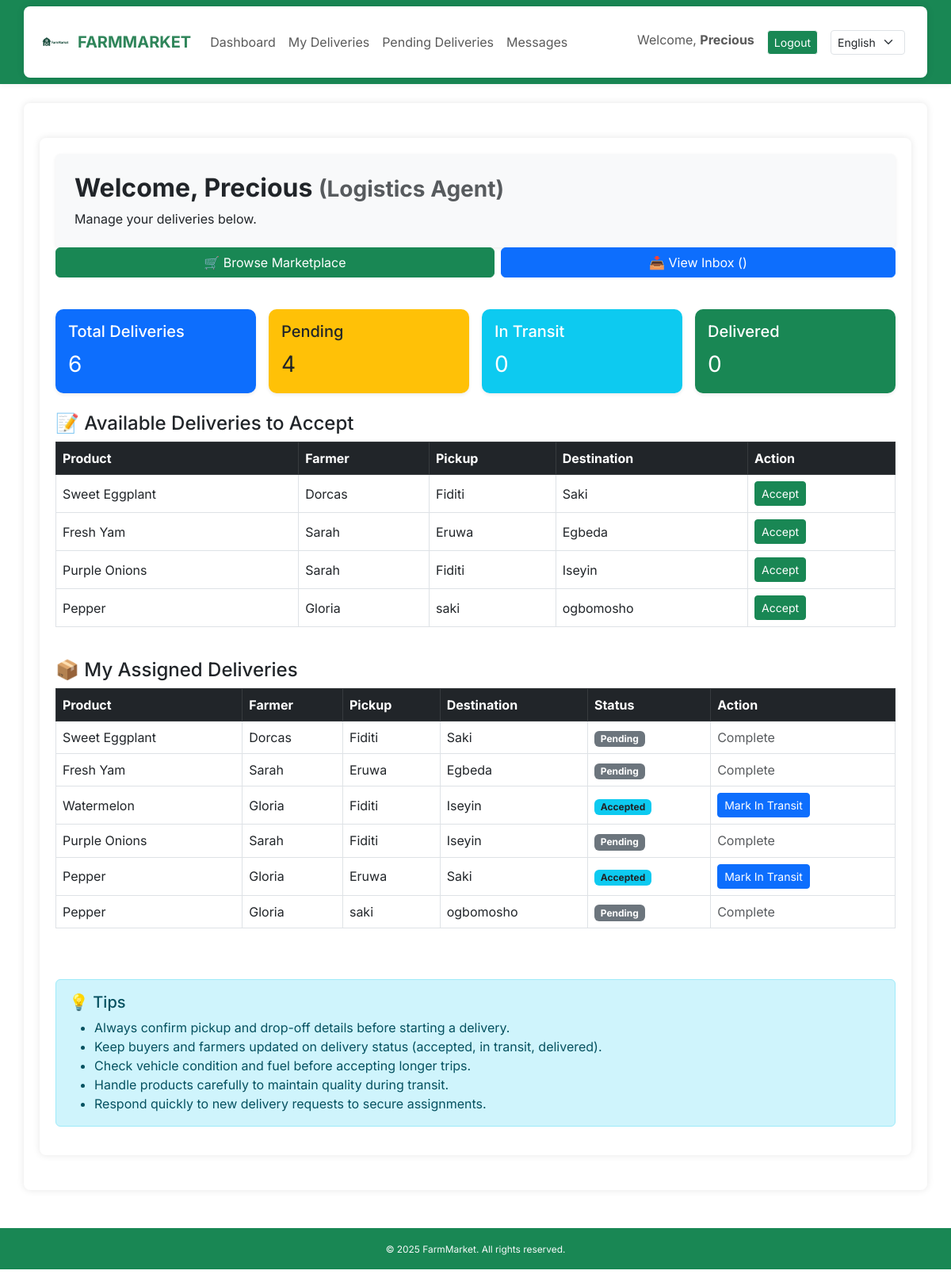
The app's page /dashboard/logistics/ (signed in), older data.
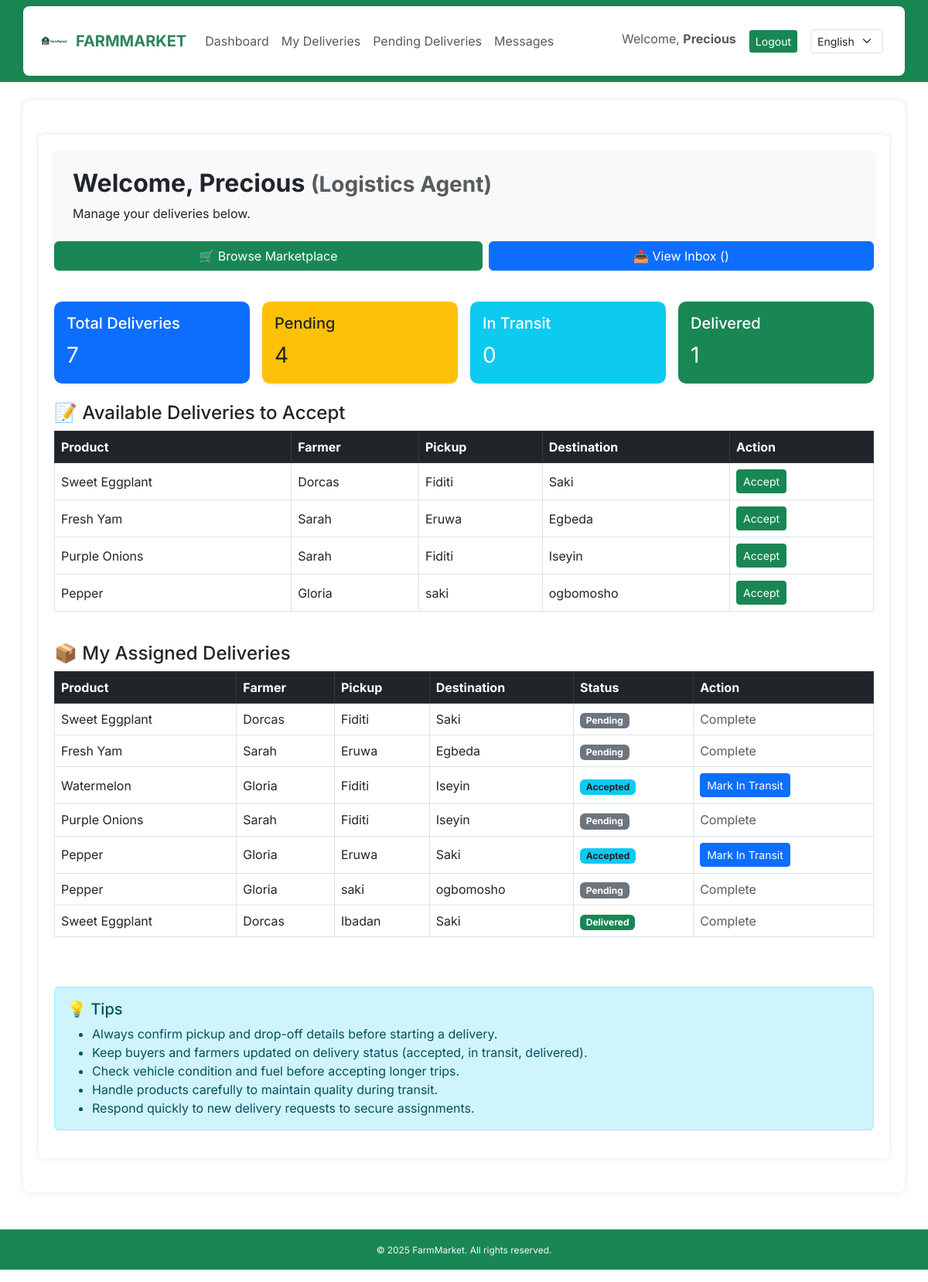
The same page, newer data.
### core/models.py (models this page shows, shortened)
class DeliveryRequest(models.Model):
    STATUS_CHOICES = [
        ('pending', 'Pending'),
        ('accepted', 'Accepted'),
        ('in_transit', 'In Transit'),
        ('delivered', 'Delivered'),
        ('cancelled', 'Cancelled'),
    ]
    product = models.ForeignKey(Product, on_delete=models.CASCADE)
    buyer = models.ForeignKey(User, on_delete=models.SET_NULL, null=True, blank=True, related_name="buyer_delivery_requests")
    farmer = models.ForeignKey(User, on_delete=models.CASCADE, related_name="farmer_delivery_requests")
    logistics_agent = models.ForeignKey(User, on_delete=models.SET_NULL, null=True, blank=True, related_name='deliveries_handled')
    pickup_location = models.CharField(max_length=100)
    destination = models.CharField(max_length=100)
    status = models.CharField(max_length=20, choices=STATUS_CHOICES, default='pending')
    requested_for_group = models.BooleanField(default=False)
    date_requested = models.DateTimeField(auto_now_add=True)

class Product(models.Model):
    farmer = models.ForeignKey(User, on_delete=models.CASCADE)
    title = models.CharField(_("Title"), max_length=100)
    description = models.TextField(_("Description"))
    price = models.DecimalField(max_digits=10, decimal_places=2)
    quantity = models.PositiveIntegerField()
    city = models.CharField(max_length=100)
    state = models.CharField(max_length=100, default="Oyo State")
    category = models.CharField(max_length=20, choices=CROP_CHOICES, default='Tomato')
    image = models.ImageField(upload_to='product_images/', blank=True, null=True)
    date_posted = models.DateTimeField(auto_now_add=True)

### core/views.py (the view)
# urls.py: path('dashboard/logistics/', views.logistics_dashboard, name='logistics_dashboard'),
@login_required
def logistics_dashboard(request):
    if request.user.profile.role != 'logistics':
        return redirect('home')
    assigned_deliveries = DeliveryRequest.objects.filter(logistics_agent=request.user)
    context = {
        'assigned_deliveries': assigned_deliveries,
        'total_deliveries': assigned_deliveries.count(),
        'pending_deliveries': assigned_deliveries.filter(status='pending').count(),
        'in_transit_deliveries': assigned_deliveries.filter(status='in_transit').count(),
        'delivered_deliveries': assigned_deliveries.filter(status='delivered').count(),
    }
    return render(request, 'core/logistics_dashboard.html', context)

### core/context_processors.py (called while the page is built)
def language_code(request):
    return {
        'LANGUAGE_CODE': translation.get_language()
    }

### core/templates/core/logistics_dashboard.html (shortened to what the changed rows need)
{% extends 'core/base.html' %}
{% load static %}
{% load i18n %}
{% block content %}
<div class="container my-4">
    <div class="p-4 bg-light rounded shadow-sm">
        <h2 class="fw-bold">{% trans "Welcome" %}, {{ request.user.username }} <small class="text-muted">({% trans "Logistics Agent" %})</small></h2>
    </div>
    <div class="row g-3 mb-4 mt-3">
        <div class="col-md-3">
            <div class="card text-white bg-primary shadow-sm">
                <div class="card-body">
                    <h5 class="card-title">{% trans "Total Deliveries" %}</h5>
                    <p class="card-text fs-3">{{ total_deliveries }}</p>
                </div>
            </div>
        </div>
        <div class="col-md-3">
            <div class="card text-white bg-success shadow-sm">
                <div class="card-body">
                    <h5 class="card-title">{% trans "Delivered" %}</h5>
                    <p class="card-text fs-3">{{ delivered_deliveries }}</p>
                </div>
            </div>
        </div>
    </div>
    {% with assigned_pending=assigned_deliveries|dictsort:"id" %}
    {% if assigned_pending %}
    <div class="table-responsive mb-4">
        <table class="table table-hover table-bordered align-middle">
            <thead class="table-dark">
                <tr>
                    <th>{% trans "Product" %}</th>
                    <th>{% trans "Farmer" %}</th>
                    <th>{% trans "Pickup" %}</th>
                    <th>{% trans "Destination" %}</th>
                    <th>{% trans "Action" %}</th>
                </tr>
            </thead>
            <tbody>
                {% for delivery in assigned_deliveries %}
                    {% if delivery.status == 'pending' %}
                    <tr>
                        <td>{{ delivery.product.title }}</td>
                        <td>{{ delivery.farmer.username }}</td>
                        <td>{{ delivery.pickup_location }}</td>
                        <td>{{ delivery.destination }}</td>
                        <td>
                            <a href="{% url 'update_delivery_status' delivery.id 'accepted' %}"
                               class="btn btn-sm btn-success">{% trans "Accept" %}</a>
                        </td>
                    </tr>
                    {% endif %}
                {% endfor %}
            </tbody>
        </table>
    </div>
    {% else %}
        <p class="text-muted">{% trans "No pending deliveries available to accept." %}</p>
    {% endif %}
    {% endwith %}
    {% if assigned_deliveries %}
    <div class="table-responsive mb-5">
        <table class="table table-hover table-bordered align-middle">
            <thead class="table-dark">
                <tr>
                    <th>{% trans "Product" %}</th>
                    <th>{% trans "Farmer" %}</th>
                    <th>{% trans "Pickup" %}</th>
                    <th>{% trans "Destination" %}</th>
                    <th>{% trans "Status" %}</th>
                    <th>{% trans "Action" %}</th>
                </tr>
            </thead>
            <tbody>
                {% for delivery in assigned_deliveries %}
                <tr>
                    <td>{{ delivery.product.title }}</td>
                    <td>{{ delivery.farmer.username }}</td>
                    <td>{{ delivery.pickup_location }}</td>
                    <td>{{ delivery.destination }}</td>
                    <td>
                        {% if delivery.status == 'accepted' %}
                            <span class="badge bg-info text-dark">{% trans "Accepted" %}</span>
                        {% elif delivery.status == 'in_transit' %}
                            <span class="badge bg-warning text-dark">{% trans "In Transit" %}</span>
                        {% elif delivery.status == 'delivered' %}
                            <span class="badge bg-success">{% trans "Delivered" %}</span>
                        {% else %}
                            <span class="badge bg-secondary">{% trans "Pending" %}</span>
                        {% endif %}
                    </td>
                    <td>
                        {% if delivery.status == 'accepted' %}
                            <a href="{% url 'update_delivery_status' delivery.id 'in_transit' %}"
                               class="btn btn-sm btn-primary">{% trans "Mark In Transit" %}</a>
                        {% elif delivery.status == 'in_transit' %}
                            <a href="{% url 'update_delivery_status' delivery.id 'delivered' %}"
                               class="btn btn-sm btn-success">{% trans "Mark Delivered" %}</a>
                        {% else %}
                            <span class="text-muted">{% trans "Complete" %}</span>
                        {% endif %}
                    </td>
                </tr>
                {% endfor %}
            </tbody>
        </table>
    </div>
    {% else %}
        <p class="text-muted">{% trans "You have no assigned deliveries yet." %}</p>
    {% endif %}
</div>
{% endblock %}

Row changes from the older to the newer data that the page shows:
added DeliveryRequest: product "Sweet Eggplant", farmer.username "Dorcas", pickup_location "Ibadan", destination "Saki", shown under "📦 My Assigned Deliveries"
Text that changed along with them:
{{ total_deliveries }}: "6" → "7"
{{ delivered_deliveries }}: "0" → "1"
